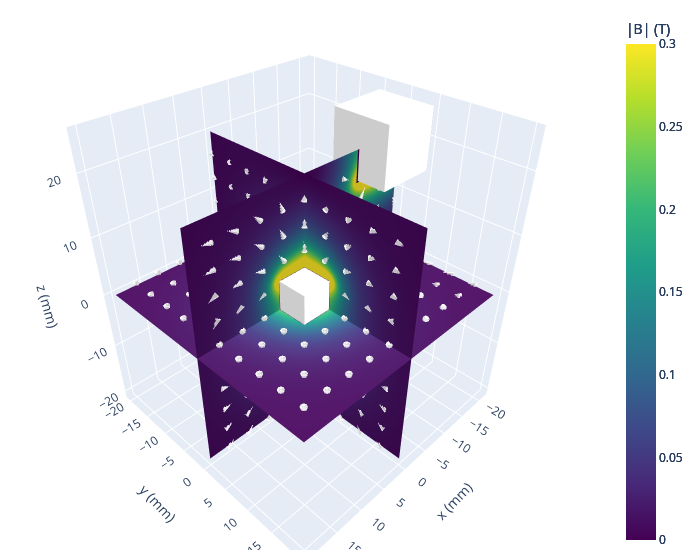

Write notebook code for a chart like this one.
### Markdown cell above
3D Render
![Slice Plot](img/allag2009.png)

### Code cell
mask_magnet = False  # mask values inside a magnet
show_magnets = True  # draw magnet in plots
i = 10
m1, m2 = gen_magnet_test(paper=paper, offset=offsets[i])
fig_slice, slice_cache, data_objects = pm.plots.slice_quickplot(
    cmax=0.3,
    num_levels=4,
    opacity=1.0,
    num_arrows=10,
    num_points=100,
    cone_opacity=0.9,
    magnet_opacity=1.0,
    mask_magnet=mask_magnet,
    show_magnets=show_magnets,
    max1=20,
    max2=20,
    slice_value=0.0,
    unit="mm",
)
